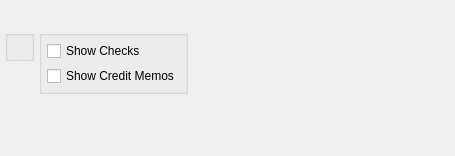
<?xml version="1.0" encoding="UTF-8"?>
<ui version="4.0">
 <comment>This file is part of the xTuple ERP: PostBooks Edition, a free and
open source Enterprise Resource Planning software suite,
Copyright (c) 1999-2010 by OpenMFG LLC, d/b/a xTuple.
It is licensed to you under the Common Public Attribution License
version 1.0, the full text of which (including xTuple-specific Exhibits)
is available at www.xtuple.com/CPAL.  By using this software, you agree
to be bound by its terms.</comment>
 <class>dspAPApplications</class>
 <widget class="QWidget" name="dspAPApplications">
  <property name="geometry">
   <rect>
    <x>0</x>
    <y>0</y>
    <width>455</width>
    <height>156</height>
   </rect>
  </property>
  <property name="windowTitle">
   <string>A/P Applications</string>
  </property>
  <layout class="QVBoxLayout" name="verticalLayout_5">
   <item>
    <layout class="QHBoxLayout" name="horizontalLayout">
     <item>
      <widget class="VendorGroup" name="_vendorgroup"/>
     </item>
     <item>
      <spacer name="horizontalSpacer">
       <property name="orientation">
        <enum>Qt::Horizontal</enum>
       </property>
       <property name="sizeHint" stdset="0">
        <size>
         <width>0</width>
         <height>20</height>
        </size>
       </property>
      </spacer>
     </item>
    </layout>
   </item>
   <item>
    <layout class="QHBoxLayout" name="horizontalLayout_2">
     <item>
      <layout class="QVBoxLayout" name="verticalLayout_4">
       <item>
        <widget class="QGroupBox" name="_datesGroup">
         <property name="title">
          <string/>
         </property>
         <layout class="QVBoxLayout" name="verticalLayout_3">
          <item>
           <widget class="DateCluster" name="_dates"/>
          </item>
         </layout>
        </widget>
       </item>
       <item>
        <spacer name="verticalSpacer_2">
         <property name="orientation">
          <enum>Qt::Vertical</enum>
         </property>
         <property name="sizeHint" stdset="0">
          <size>
           <width>20</width>
           <height>0</height>
          </size>
         </property>
        </spacer>
       </item>
      </layout>
     </item>
     <item>
      <layout class="QVBoxLayout" name="verticalLayout_2">
       <item>
        <widget class="QGroupBox" name="groupBox">
         <property name="title">
          <string/>
         </property>
         <layout class="QVBoxLayout" name="verticalLayout">
          <item>
           <widget class="XCheckBox" name="_showChecks">
            <property name="text">
             <string>Show Checks</string>
            </property>
           </widget>
          </item>
          <item>
           <widget class="XCheckBox" name="_showCreditMemos">
            <property name="text">
             <string>Show Credit Memos</string>
            </property>
           </widget>
          </item>
         </layout>
        </widget>
       </item>
       <item>
        <spacer name="verticalSpacer">
         <property name="orientation">
          <enum>Qt::Vertical</enum>
         </property>
         <property name="sizeHint" stdset="0">
          <size>
           <width>20</width>
           <height>0</height>
          </size>
         </property>
        </spacer>
       </item>
      </layout>
     </item>
     <item>
      <spacer name="horizontalSpacer_2">
       <property name="orientation">
        <enum>Qt::Horizontal</enum>
       </property>
       <property name="sizeHint" stdset="0">
        <size>
         <width>0</width>
         <height>20</height>
        </size>
       </property>
      </spacer>
     </item>
    </layout>
   </item>
  </layout>
 </widget>
 <layoutdefault spacing="5" margin="5"/>
 <pixmapfunction>qPixmapFromMimeSource</pixmapfunction>
 <customwidgets>
  <customwidget>
   <class>DateCluster</class>
   <extends>QWidget</extends>
   <header>datecluster.h</header>
  </customwidget>
  <customwidget>
   <class>VendorGroup</class>
   <extends>QWidget</extends>
   <header>vendorgroup.h</header>
  </customwidget>
  <customwidget>
   <class>XCheckBox</class>
   <extends>QCheckBox</extends>
   <header>xcheckbox.h</header>
  </customwidget>
 </customwidgets>
 <tabstops>
  <tabstop>_dates</tabstop>
 </tabstops>
 <resources/>
 <connections/>
</ui>
